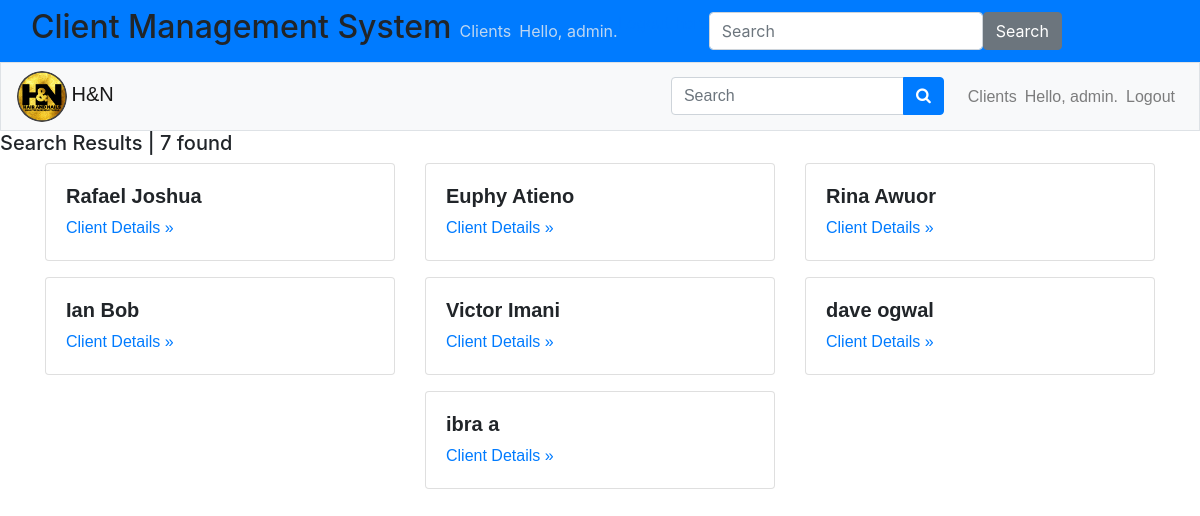
Before: /users/search/ (signed in) with the older database file.
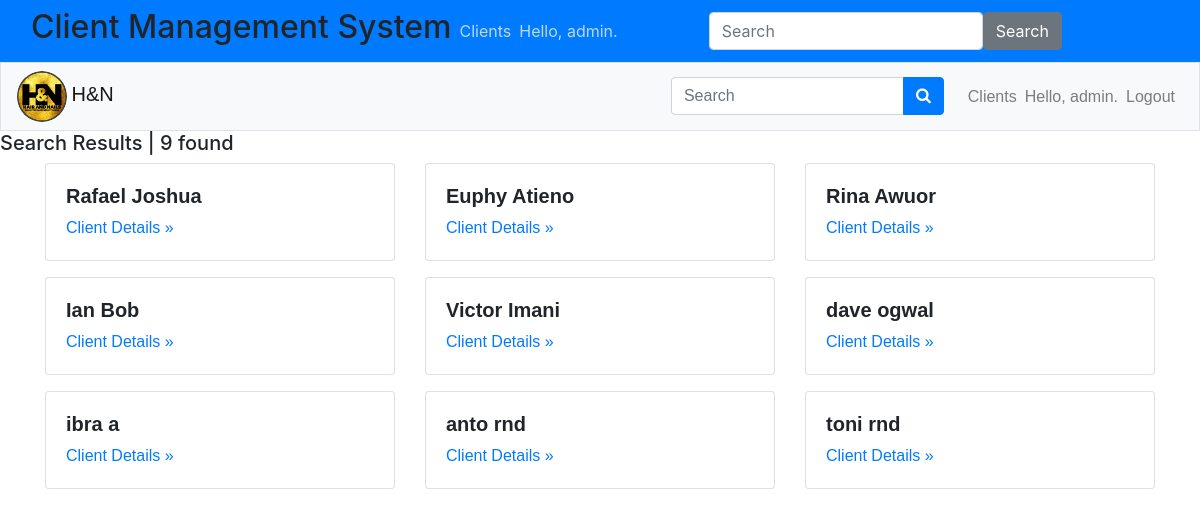
After: the same page with the newer database file.
### users/models.py (models this page shows, shortened)
class Client(models.Model):
    first_name = models.CharField(max_length=100)
    second_name = models.CharField(max_length=100)
    email = models.EmailField(unique=True)
    phone = models.CharField(max_length=15, unique=True)
    points = models.IntegerField(default=0)
    referral_points = models.IntegerField(default=0)
    date_of_birth = models.DateField(null=True, blank=True)
    birthday_points = models.IntegerField(default=0)
    referred_by = models.ForeignKey('self', null=True, blank=True, on_delete=models.SET_NULL)
    card_paid = models.BooleanField(default=False)
    card_issued = models.BooleanField(default=False)

### users/views.py (the view)
# urls.py: path('search/', views.search, name='search'),
@login_required
def search(request):
    query = request.GET.get('query', '')
    clients = Client.objects.filter(Q(first_name__icontains=query))
    search_count = clients.count()
    context = {'clients': clients, 'query': query, 'search_count': search_count}
    return render(request, 'users/search.html', context)

### users/templates/users/search.html (shortened to what this page needs)
<!DOCTYPE html>
<html lang="en">
<head>
    {% extends 'users/base.html' %}
{% block header %}
    <h5>Search Results | {{search_count}} found</h5>
{% endblock header %}
{% block content %}
<div class="container">
    <div class="row">
        <div class="col-md-12">
            <div class="row">
                {% for client in clients %}
                <div class="col-md-6 col-lg-4 mx-auto">
                <div class="card mb-3 mx-auto">
                    <div class="card-body">
                        <h5 class="font-weight-bold">{{ client.first_name }} {{ client.second_name }}</h5>
                        <a href="{% url 'users:client_detail' client.id %}" >Client Details &raquo</a>
                    </div>
                </div>
                </div>
                {% empty %}
                <p class="lead">Client not found!</p>
                {% endfor %}
            </div>
        </div>
    </div>
</div>
{% endblock content %}

Changed rows visible on the page:
added Client: first_name "anto", second_name "rnd"
added Client: first_name "toni", second_name "rnd"
Other visible differences:
{{ search_count }}: "7" → "9"
